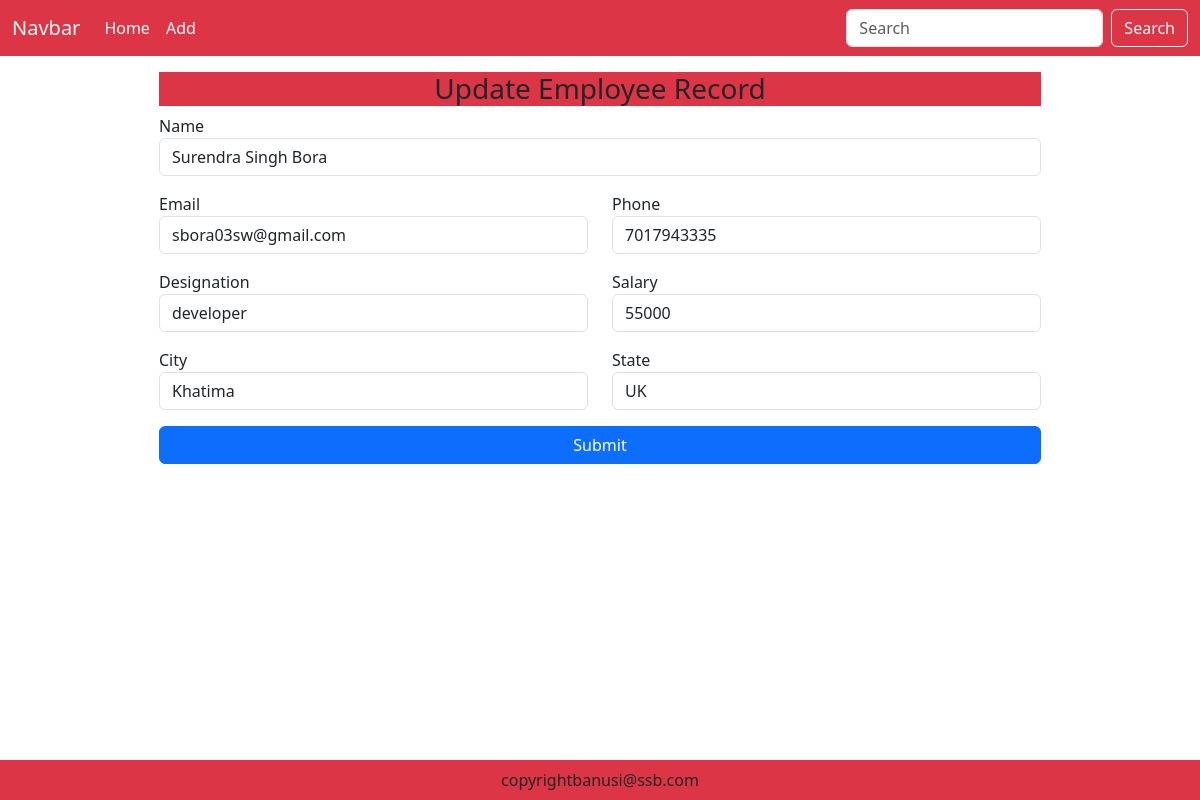
The app's page /update/1/ with its own data.
### mainApp/models.py (models this page shows, shortened)
class Employee(models.Model):
    id=models.AutoField(primary_key=True)
    name=models.CharField(max_length=50)
    email=models.EmailField(max_length=50)
    phone=models.CharField(max_length=11)
    dsg=models.CharField(max_length=20)
    salary=models.IntegerField()
    city=models.CharField(max_length=30)
    state=models.CharField(max_length=30)

### mainApp/views.py (the view, shortened to what this page needs)
# urls.py: path("update/<int:id>/",views.updateEmp),
def updateEmp(Request,id):
    try:
        data=Employee.objects.get(id=id)
        return render(Request,"update.html",{"data":data})
    except:
        pass
    return HttpResponseRedirect("/")

### mainApp/templates/update.html (shortened to what this page needs)
{% extends 'index.html' %}  {% block body %}
<div class="container-fluid">
  <div class="w-75 m-auto">
    <h3 class="bg-danger text-center">Update Employee Record</h3>
    <form action="" method="post">
      <label>Name</label>
      <input
        type="text"
        name="name"
        placeholder="Full Name : "
        class="form form-control mb-3"
        value="{{data.name}}"
      />
      <div class="row mb-3">
        <div class="col-md-6">
          <label>Email</label>
          <input
            type="email"
            name="email"
            placeholder="Email Address : "
            class="form form-control"
            value="{{data.email}}"
          />
        </div>
        <div class="col-md-6">
          <label>Phone</label>
          <input
            type="text"
            name="phone"
            placeholder="Phone Number : "
            class="form form-control"
            value="{{data.phone}}"
          />
        </div>
      </div>
      <div class="row mb-3">
        <div class="col-md-6">
          <label>Designation</label>
          <input
            type="text"
            name="dsg"
            placeholder="Designation : "
            class="form form-control"
            value="{{data.dsg}}"
          />
        </div>
        <div class="col-md-6">
          <label>Salary</label>
          <input
            type="number"
            name="salary"
            placeholder="Salary : "
            class="form form-control"
            value="{{data.salary}}"
          />
        </div>
      </div>
      <div class="row mb-3">
        <div class="col-md-6">
          <label>City</label>
          <input
            type="text"
            name="city"
            placeholder="City Name : "
            class="form form-control"
            value="{{data.city}}"
          />
        </div>
        <div class="col-md-6">
          <label>State</label>
          <input
            type="text"
            name="state"
            placeholder="State Name : "
            class="form form-control"
            value="{{data.state}}"
          />
        </div>
      </div>
      <button class="btn btn-primary w-100">Submit</button>
    </form>
  </div>
</div>
{% endblock %}

### records on screen
Employee: name "Surendra Singh Bora", email "sbora03sw@gmail.com", phone "7017943335", dsg "developer", salary "55000", city "Khatima", state "UK"
